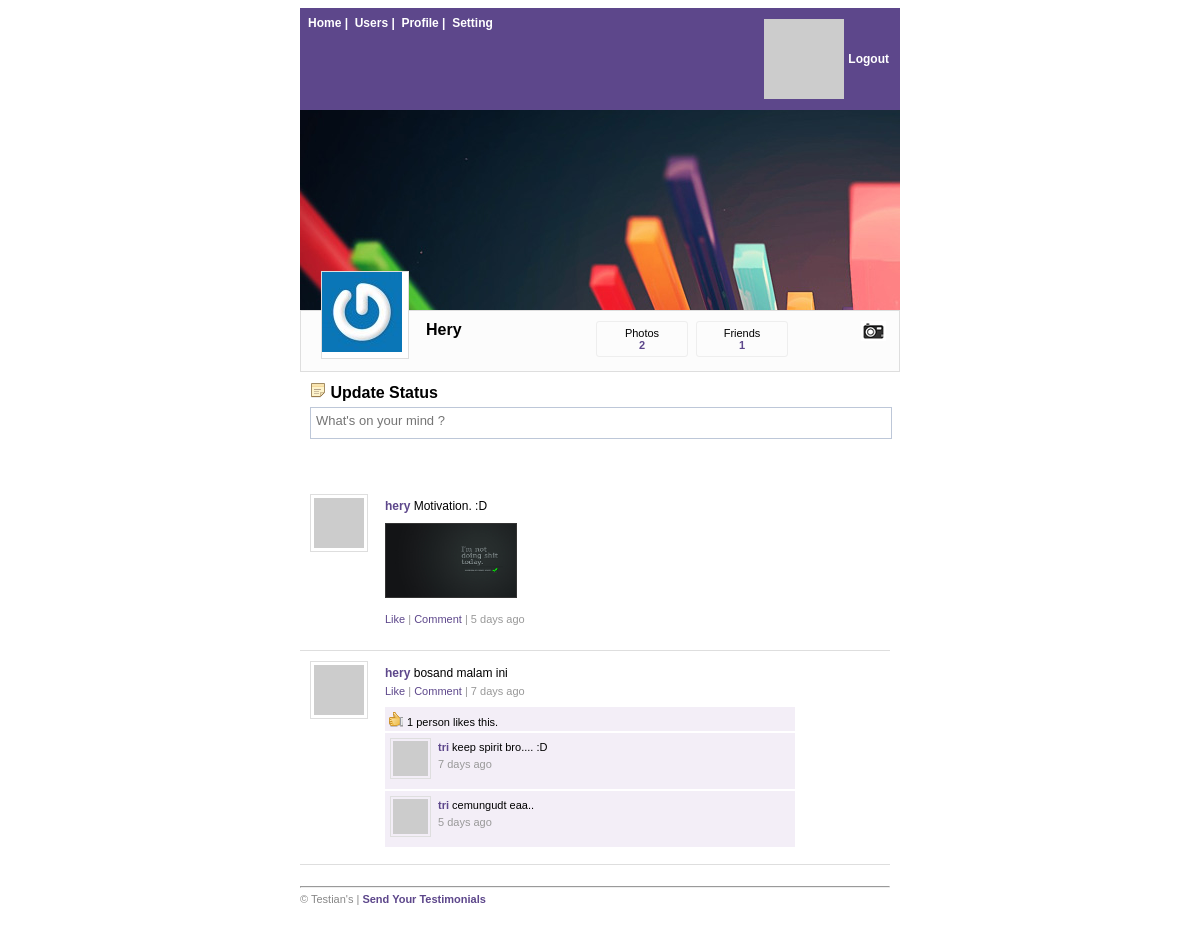
Page /profile.php?id=1 (signed in) on the committed database.
### tables this page shows
CREATE TABLE IF NOT EXISTS `users` (
  `uid` int(11) NOT NULL AUTO_INCREMENT,
  `fullname` varchar(100) DEFAULT NULL,
  `birth` date NOT NULL,
  `password` varchar(60) DEFAULT NULL,
  `email` varchar(60) DEFAULT NULL,
  `cover_img` varchar(500) DEFAULT NULL,
  `gender` enum('pria','wanita') NOT NULL,
  `religion` enum('islam','katolik','protestan','hindu','budha') NOT NULL,
  `status` enum('lajang','pacaran','menikah','lain-lain') NOT NULL,
  `address` text NOT NULL,
  `activity` text NOT NULL,
  `hobby` text NOT NULL,
  `photo_profil` varchar(100) NOT NULL,
  PRIMARY KEY (`uid`)
);

CREATE TABLE IF NOT EXISTS `user_uploads` (
  `id` int(11) NOT NULL AUTO_INCREMENT,
  `image_path` varchar(500) NOT NULL,
  `uid_fk` int(10) NOT NULL,
  PRIMARY KEY (`id`)
);

CREATE TABLE IF NOT EXISTS `comments` (
  `com_id` int(11) NOT NULL AUTO_INCREMENT,
  `comment` varchar(200) NOT NULL,
  `msg_id_fk` int(10) NOT NULL,
  `uid_fk` int(10) NOT NULL,
  `ip` varchar(45) NOT NULL,
  `created` int(10) NOT NULL,
  PRIMARY KEY (`com_id`)
);

### session.php (called while the page is built, shortened)
<?php
$uid=$_SESSION["id"];
?>

### includes/FbWall.php (called while the page is built, shortened)
<?php
class FbWall {
public $postcount = 10;
       public function Updates($user_ids,$lastid)
	{
	if($lastid==0)
	{
	$loadmore='';
	}
	else
	{
	$loadmore=" and M.msg_id<$lastid ";
	}
	    $query = mysql_query("(SELECT M.msg_id, M.uid_fk, M.message, M.created, U.fullname,M.uploads,M.profile_uid FROM messages M, users U  WHERE M.uid_fk=U.uid and M.uid_fk IN ($user_ids) $loadmore) UNION (SELECT M.msg_id, M.uid_fk, M.message, M.created, U.fullname,M.uploads,M.profile_uid FROM messages M, users U  WHERE M.uid_fk=U.uid and M.profile_uid IN ($user_ids) $loadmore) order by msg_id desc limit " .$this->postcount) or die(mysql_error());
         while($row=mysql_fetch_array($query))
		$data[]=$row;
	    return $data;
    }
	   public function Comments($msg_id,$second_count)
	{
	$query='';
	    $query = mysql_query("SELECT C.com_id, C.uid_fk, C.comment, C.created, U.fullname FROM comments C, users U WHERE C.uid_fk=U.uid and C.msg_id_fk='$msg_id' order by C.com_id asc $query") or die(mysql_error());
	   while($row=mysql_fetch_array($query))
	    $data[]=$row;
        if(!empty($data))
		{
       return $data;
         }
	}
	public function Gravatar($uid)
	{
	    $query = mysql_query("SELECT email FROM `users` WHERE uid='$uid'") or die(mysql_error());
	   $row=mysql_fetch_array($query);
	   if(!empty($row))
	   {
	    $email=$row['email'];
        $lowercase = strtolower($email);
        $imagecode = md5( $lowercase );
		$data="http://www.gravatar.com/avatar.php?gravatar_id=$imagecode";
		return $data;
         }
		 else
		 {
		 $data="default.jpg";
		return $data;
		 }
	}
		public function Get_Upload_Image_Id($id)
	{
        $query = mysql_query("select image_path from user_uploads where id='$id'") or die(mysql_error());
         $result = mysql_fetch_array($query);
		return $result;
    }
}
?>

### includes/htmlcode.php (called while the page is built, shortened)
<?php
function clear($text){
$final = stripslashes(stripslashes( $text));
return $final;
}
?>

### profile.php (the view, shortened to what this page needs)
<?php
include_once 'includes/FbWall.php';
include_once 'includes/tolink.php';
include_once 'includes/textlink.php';
include_once 'includes/htmlcode.php';
include_once 'includes/time_stamp.php';
include_once 'session.php';
$FbWall = new FbWall();
$profile_uid=$_GET['id'];
?>
<!DOCTYPE html PUBLIC "-//W3C//DTD XHTML 1.0 Transitional//EN" "http://www.w3.org/TR/xhtml1/DTD/xhtml1-transitional.dtd">
<html xmlns="http://www.w3.org/1999/xhtml" xml:lang="en" lang="en">
<head>
<link href="css/tipsy_title.css" rel="stylesheet" type="text/css">
<link href="css/facybox.css" rel="stylesheet" type="text/css">
<link href="css/wtfdiary.css" rel="stylesheet" type="text/css">
<?php
$sql="select * from users WHERE uid= '$profile_uid' ";
$result=mysql_query($sql);
$exist=mysql_num_rows($result);
if($exist==0)
{
echo "</title>";
echo "<body>";
echo "<div>Sorry this Profile doesn't Exist</div>";
echo "</body>";
echo "</html>";
}
else
{
$user_info=mysql_fetch_row($result);
$fullname=ucwords($user_info[1]);
$cover_img=$user_info[5];
}
?>
</head>
<body>
<div id="container">
<?php include("includes/nav_bar.php");?>
<div id='cover_container' style="background:url('cover_img/<?php echo $cover_img; ?>');">
<div id='info_box'>
<div id="profile_img">
<?php
	$query_profil = mysql_query("SELECT photo_profil,fullname
                  FROM `users` WHERE uid='$profile_uid'");
	$row=mysql_fetch_array($query_profil);
	if ($row['photo_profil'] != NULL) {
	    $image = "photo/$profile_uid/$row[photo_profil]";
	}
	else{
		  $image="photo/default.png";
	}
	?>
	<img src="<?php echo $image;?>">
</div>
<div id="info-box">
<div id="info-name"><b><?php echo $fullname;?></b></div>
<div id="info-content">
<div style="float:right">
<?php
if($uid==$profile_uid)
{
echo "<div><a href='change_cover.php'><img src='icons/cameraa.png' id='south' title='Change Cover Picture'/></a></div>";
}
?>
</div>
<div id="info-photos">
<div>Photos</div>
<?php
$photo_sql=mysql_query("Select * from user_uploads where uid_fk=$profile_uid");
$photo_count=mysql_num_rows($photo_sql);
?>
<div><a href='photo.php?id=<?php echo $profile_uid; ?>'><b><?php echo $photo_count ; ?></b></a></div>
</div>
<div id="info-friends">
<div>Friends</div>
<?php
$friend_sql=mysql_query("Select * from follow_user where uid_fk=$profile_uid");
$friend_count=mysql_num_rows($friend_sql);
?>
<div><a href='friend.php?id=<?php echo $profile_uid; ?>'><b><?php echo $friend_count; ?></b></a></div>
</div>
</div>
</div>
</div>
</div>
<div id="wall_container">
<?php
if($uid==$profile_uid)
{
include("includes/update_box.php");
}
?>
<div id='flashmessage'>
</div>
<div id="content">
<?php
$user_ids=$profile_uid;
include("load_messages.php");
?>
</div>
<div class="info">
<hr></hr>
<div style='margin-top:5px;'>&copy; Testian's | <b><a href='#'>Send Your Testimonials</a></div>
</div>
</div>
</body>
</html>

### includes/nav_bar.php
<?php
$img_query=mysql_query("Select uid,email from users where uid='$uid'");
$email_value=mysql_fetch_row($img_query);
$p=$email_value[0];
$lower_email=strtolower($email_value[1]);
$image=md5($lower_email);
$nav_face="http://www.gravatar.com/avatar/$image?s=20";
?>
<div id="nav_bar">
<div style="float:right;">
<table><tr><td><img src="<?php echo $nav_face;?>"/></td>
<td><a href="logout.php">Logout</a></td>
</tr></table>
</div>
<div style='width:400px;float:left;'>
<a href="home.php">Home</a>&nbsp;|&nbsp;
<a href="show_user.php">Users</a>&nbsp;|&nbsp;
<a href="profile.php?id=<?php echo $p; ?>">Profile</a>&nbsp;|&nbsp;
<a href="settinguser.php?id=<?php echo $p; ?>">Setting</a>
</div>
</div>

### includes/update_box.php (shortened to what this page needs)
<div id="updateboxarea">
<div style="margin-bottom:5px;font-weight:bold;"><img src="icons/2.png">&nbsp;Update Status</div>
<textarea name="update" id="update" maxlength="200" placeholder="What's on your mind ?" title="What's on your mind ?"></textarea>
<br />
</div>

### load_messages.php (shortened to what this page needs)
<?php
if(isSet($lastid))
{
$lastid=$lastid;
}
else
{
$lastid=0;
}
$updatesarray=$FbWall->Updates($user_ids,$lastid);
if($updatesarray)
{
foreach($updatesarray as $data)
 {
 $msg_id=$data['msg_id'];
 $message=tolink($data['message']);
  $time=$data['created'];
 $username=$data['fullname'];
  $uploads=$data['uploads'];
 $userid=$data['uid_fk'];
 $profileid=$data['profile_uid'];
 $face=$FbWall->Gravatar($userid);
?>
<div class="stbody" id="stbody<?php echo $msg_id;?>">
<div class="stimg">
<img src="<?php echo $face;?>" class='big_face' alt='<?php echo $username; ?>'/>
</div>
<div class="sttext">
<b>
<?php
if($userid==$profileid)
{
echo "<a href='profile.php?id=$userid'>$username</a>";
}
else
{
$p_name=mysql_query("select fullname from users where uid='$profileid'");
$name_value=mysql_fetch_row($p_name);
echo "<a href='profile.php?id=$userid'>$username</a> &nbsp;<span class='arrow-e'></span> <a href='profile.php?id=$profileid'>$name_value[0]</a>";
}
?>
</b><?php echo clear($message);  ?>
<?php
 if($uploads)
{
echo "<div style='margin-top:10px'>";
$s = explode(",", $uploads);
foreach($s as $a)
{
$newdata=$FbWall->Get_Upload_Image_Id($a);
if($newdata)
echo "<a href='uploads/".$newdata['image_path']."' rel='facybox'><img src='uploads/".$newdata['image_path']."' class='imgpreview'/></a>";
}
echo "</div>";
 }
echo "<div class='sttime'>";
$like_query=mysql_query("SELECT * from likes where msg_id_fk=$msg_id and uid_fk=$uid");
$likes_count = mysql_num_rows($like_query);
if($likes_count == 0)
{
?>
<span id="like<?php echo $msg_id ;?>"><a href='#' class='like_button' id='<?php echo $msg_id;?>' title='Like'>Like</a> </span>
<?php
}
else
{
?>
<span id="like<?php echo $msg_id ;?>" style="display:none;"><a href='#' class='like_button' id='<?php echo $msg_id;?>' title='Like'>Like</a> </span>
<span id="unlike<?php echo $msg_id ;?>"><a href='#' class='unlike_button' id='<?php echo $msg_id;?>' title='Unlike'>Unlike</a> </span>
<?php
}
?>
 | <a href='#' class='commentopen' id='<?php echo $msg_id;?>' title='Comment'>Comment</a>  | <?php time_stamp($time);?> &nbsp;&nbsp;
<span class="loading_image<?php echo $msg_id; ?>"></span></div>
<div class="like_show<?php echo $msg_id; ?>">
<?php
$like_query=mysql_query("SELECT * from likes where msg_id_fk=$msg_id");
$likes_count = mysql_num_rows($like_query);
if($likes_count == 0)
{
}
elseif($likes_count==1)
{
echo "<div class='like_bar'><img src='icons/like.png' class='pos'>&nbsp;$likes_count person likes this.</div>";
}
else
{
echo "<div class='like_bar'><img src='icons/like.png' class='pos'>&nbsp;$likes_count people like this.</div>";
}
?>
</div>
<div class="commentcontainer" id="commentload<?php echo $msg_id;?>">
<?php
include('load_comments.php') ?>
</div>
</div>
</div>
<?php
  }
  ?>
  <?php
  }
?>

### includes/tolink.php
<?php
function tolink($text){
        $text = " ".$text;
        $text = eregi_replace('(((f|ht){1}tp://)[-a-zA-Z0-9@:%_\+.~#?&//=]+)',
                '<a href="\\1" target="_blank" rel="nofollow">\\1</a>', $text);
        $text = eregi_replace('(((f|ht){1}tps://)[-a-zA-Z0-9@:%_\+.~#?&//=]+)',
                '<a href="\\1" target="_blank" rel="nofollow">\\1</a>', $text);
        $text = eregi_replace('([[:space:]()[{}])(www.[-a-zA-Z0-9@:%_\+.~#?&//=]+)',
        '\\1<a href="http://\\2" target="_blank" rel="nofollow">\\2</a>', $text);
        $text = eregi_replace('([_\.0-9a-z-]+@([0-9a-z][0-9a-z-]+\.)+[a-z]{2,4})',
        '<a href="mailto:\\1"  rel="nofollow">\\1</a>', $text);
        return $text;
}
?>

### includes/time_stamp.php (shortened to what this page needs)
<?php
function time_stamp($session_time)
{
$time_difference = time() - $session_time ;
$seconds = $time_difference ;
$minutes = round($time_difference / 60 );
$hours = round($time_difference / 3600 );
$days = round($time_difference / 86400 );
if($seconds <= 60)
{
echo"$seconds seconds ago";
}
else if($days <=7)
{
  if($days==1)
   {
   echo"one day ago";
   }
  else
  {
  echo"$days days ago";
  }
}
}
?>

### load_comments.php (shortened to what this page needs)
<?php
 $commentsarray=$FbWall->Comments($msg_id,0);
?>
<?php
if($commentsarray)
{
foreach($commentsarray as $cdata)
 {
 $com_id=$cdata['com_id'];
 $comment=tolink($cdata['comment'] );
  $time=$cdata['created'];
   $username=$cdata['fullname'];
  $userid=$cdata['uid_fk'];
 $cface=$FbWall->Gravatar($userid);
 ?>
<div class="stcommentbody" id="stcommentbody<?php echo $com_id; ?>">
<div class="stcommentimg">
<img src="<?php echo $cface; ?>" class='small_face' alt='<?php echo $username; ?>'/>
</div>
<div class="stcommenttext">
<b><a href="profile.php?id=<?php echo $userid; ?>"><?php echo $username; ?></a></b> <?php echo clear($comment); ?>
<div class="stcommenttime"><?php time_stamp($time); ?></div>
</div>
</div>
<?php
}
}
?>

### css/wtfdiary.css (style rules this page uses)
body { font-family:Arial, Helvetica, sans-serif; font-family:12px; }
a { color:#5d478b; text-decoration:none; }
#container { margin:0 auto; width:600px; }
#nav_bar { padding:8px; background:#5d478b; color:#ffffff; font-size:12px; font-weight:bold; overflow:auto; }
#nav_bar a { color:#ffffff; }
#wall_container { text-align:left; background-color:#FFFFFF; width:590px; }
.imgpreview { border:solid 1px #333; max-width:130px; max-height:125px; margin-bottom:10px; margin-right:10px; }
#content { margin-top:10px; }
#updateboxarea { padding:10px; }
#update { border:solid 1px #BDC7D8; height:20px; width:100%; font-size:13px; font-family:Arial, Helvetica, sans-serif; padding:5px; overflow: auto; resize: none; }
.stbody { padding:10px; border-bottom:solid 1px #dedede; overflow:auto; background-color: #ffffff; }
.stimg { float:left; height:50px; width:50px; border:solid 1px #dedede; padding:3px; }
.sttext { margin-left:70px; min-height:50px; word-wrap:break-word; overflow:hidden; padding:5px; display:block; font-size:12px; width:490px; }
.sttext b { color:#006699; }
.sttime { font-size:11px; color:#999; font-family:Arial, Helvetica, sans-serif; margin-top:5px; }
.comment_ui, .commentupdate, .stcommentbody { border-bottom:solid 2px #fff; background-color:#F3EEF7; padding:5px; width:400px; overflow:auto; }
.stcommentimg { float:left; height:35px; width:35px; border:solid 1px #dedede; padding:2px; }
.stcommenttext { margin-left: 45px; min-height: 40px; word-wrap: break-word; overflow: hidden; padding: 3px; display: block; font-size: 11px; width: 340px; }
.stcommenttext b { color:#006699; }
.stcommenttime { font-size:11px; color:#999; font-family:Arial, Helvetica, sans-serif; margin-top:5px; }
.small_face { width:35px;height:35px }
.big_face { width:50px;height:50px }
#flashmessage { height:15px; margin-top:10px; font-size:11px; color:#333; }
.info { font-size:11px; color:#888888; padding-top:15px; padding-bottom:15px; }
.pos { position:relative; top:2px; }
.like_bar { border-bottom:solid 2px #fff; background-color:#F3EEF7; padding:3px; width:404px; overflow:auto; font-size:11px; }
#info_box { padding:60px 50px 0px 10px; border:solid 1px #dedede; width:538px; background-color:#fcfcfc; margin-top:200px; }
#profile_img { background-color: #FFFFFF; border: 1px solid #DEDEDE; margin-left: 10px; margin-top: -100px; position: absolute; width: 86px; height: 86px; float:left; }
#cover_container { overflow: auto; width: 600px; }
#info-box { margin-left:115px; margin-top: -50px; position: absolute; }
#info-name { float:left; overflow:hidden; word-wrap: break-word; width:150px; }
#info-content { margin-left:170px; width:290px; }
#info-photos { text-align:center; font-size:11px; padding:5px; float:left; width:80px; border:solid 1px #eeeeee; -moz-border-radius: 3px;-webkit-border-radius: 3px;border-radius: 3px; }
#info-friends { text-align:center; font-size:11px; padding:5px; margin-left:100px; border:solid 1px #eeeeee; width:80px; -moz-border-radius: 3px;-webkit-border-radius: 3px;border-radius: 3px; }

### rows in the picture
users: cover_img (picture), fullname "Hery"
user_uploads: image_path (picture)
comments: users.fullname "tri", text "keep spirit bro.... :D"
comments: users.fullname "tri", text "cemungudt eaa.."

### other values in the picture
$photo_count "2"
$friend_count "1"
$username "hery"
$likes_count "1"
